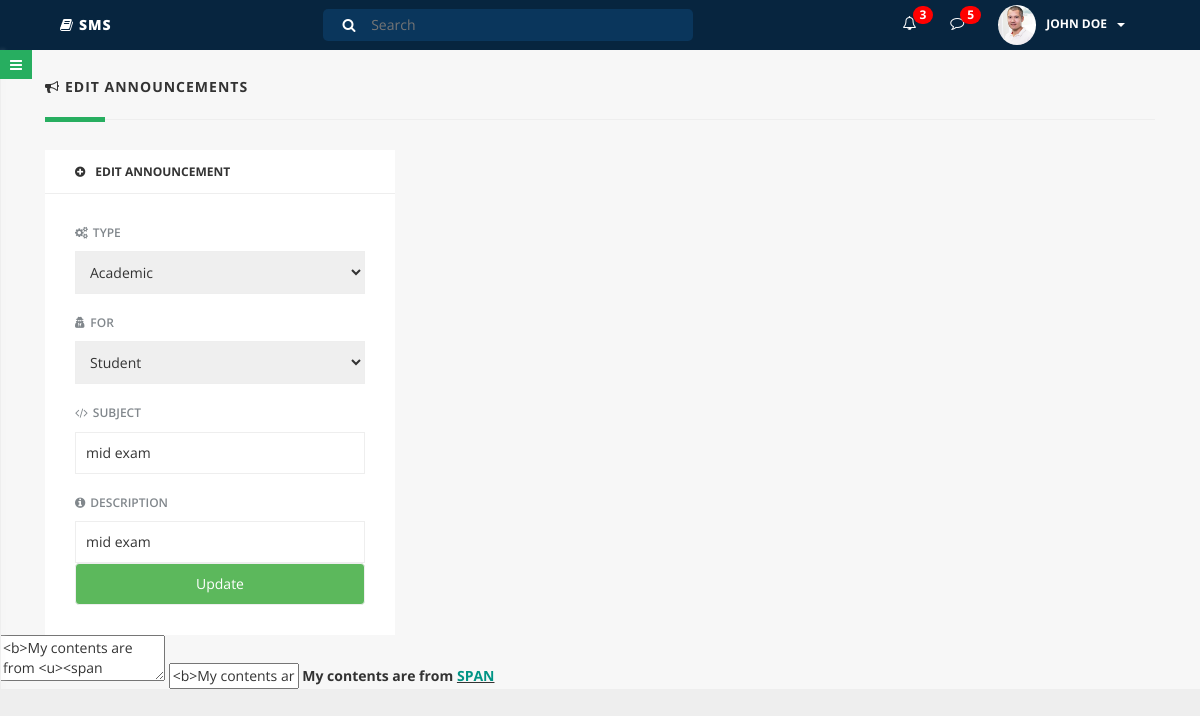
Screenshot of /edit_notice?id=9 with the database file from the repository.
### tables this page shows
CREATE TABLE `notice` (
  `id` int(25) NOT NULL,
  `type` varchar(25) NOT NULL,
  `prapok` varchar(25) NOT NULL,
  `subject` varchar(100) NOT NULL,
  `description` varchar(10000) NOT NULL,
  `date` varchar(25) NOT NULL
);

### edit_notice.php (the view, shortened to what this page needs)
<?php include('header.php'); ?>
<?php include('database.php'); ?>
		<div class="parent-wrapper" id="outer-wrapper">
			<div class="main-content" id="content-wrapper">
				<div class="container-fluid">
					<div class="row">
						<div class="col-lg-12 clear-padding-xs">
							<h5 class="page-title"><i class="fa fa-bullhorn"></i>EDIT ANNOUNCEMENTS</h5>
							<div class="section-divider"></div>
						</div>
					</div>
					<div class="row">
						<div class="col-lg-12 clear-padding-xs">
							<div class="col-sm-4">
								<div class="dash-item first-dash-item">
									<h6 class="item-title"><i class="fa fa-plus-circle"></i>EDIT ANNOUNCEMENT</h6>
									<form method="post">
									<div class="inner-item">
		<?php
			if (isset($_GET['id'])) {
				$id = $_GET['id'];
			$sql = "SELECT * FROM notice where id = '$id'";
			$obj = mysqli_query($connection, $sql);
			foreach ($obj as $key => $value) {
		?>
										<div class="dash-form">
											<label class="clear-top-margin"><i class="fa fa-cogs"></i>TYPE</label>
											<select name="type">
												<option><?php echo $value['type']; ?></option>
											</select>
											<label><i class="fa fa-user-secret"></i>FOR</label>
											<select name="prapok">
												<option><?php echo $value['prapok']; ?></option>
											</select>
											<label><i class="fa fa-code"></i>SUBJECT</label>
											<input type="text" value="<?php echo $value['subject']; ?>" name="subject" placeholder="Subject" />
											<label><i class="fa fa-info-circle"></i>DESCRIPTION</label>
											<input rows="5" name="description" placeholder="Enter Description Here" value="<?php echo $value['description']; ?>" >
											<div>
												<input class="btn btn-success" type="submit" name="submit" value="Update">
											</div>
										</div>
				<?php } } ?>
									</form>
									</div>
								</div>
							</div>
						</div>
					</div>
				</div>
<textarea name="textarea" class="jqte-test"><b>My contents are from <u><span style="color:rgb(0, 148, 133);">TEXTAREA</span></u></b></textarea>
<input name="input" type="text" value="<b>My contents are from <u><span style=&quot;color:rgb(0, 148, 133);&quot;>INPUT</span></u></b>" class="jqte-test">
<span name="span" class="jqte-test"><b>My contents are from <u><span style="color:rgb(0, 148, 133);">SPAN</span></u></b></span>
				<div class="menu-togggle-btn">
					<a href="#menu-toggle" id="menu-toggle"><i class="fa fa-bars"></i></a>
				</div>
				<?php include('footer.php'); ?>

### assets/css/style.css (style rules this page uses)
html, body { font-family: 'Open Sans', sans-serif; height: 100%; text-rendering: optimizeLegibility; -webkit-font-smoothing: antialiased; }
input[type=text] { width: 130px; -webkit-transition: width 0.4s ease-in-out; transition: width 0.4s ease-in-out; }
body { background: #eee !important; }
.row { margin: 0; }
.dash-form input, .dash-form textarea, .dash-form select { width: 100%; border: 1px solid #eee; padding: 10px; }
.dash-form label { display: block; color: #81878C; font-size: 12px; font-weight: 600; margin-top: 20px; margin-bottom: 10px; }
.dash-form label i, .dash-form a i { margin-right: 5px; }
.clear-top-margin { margin-top: 0 !important; }
.dash-item { margin-top: 30px; background: #fff; }
.dash-item .item-title { font-weight: 700; margin: 0; border-bottom: 1px solid #eee; padding: 15px 30px; }
.dash-item .item-title i { margin-right: 10px; }
.dash-item .inner-item { padding: 30px; }
.first-dash-item { margin-top: 0px; }
.parent-wrapper { padding-left: 0; -webkit-transition: all 0.5s ease; -moz-transition: all 0.5s ease; -o-transition: all 0.5s ease; transition: all 0.5s ease; }
.main-content { width: 100%; position: absolute; padding: 30px 0 0; background: #f7f7f7; }
.menu-togggle-btn { position: absolute; top: 5px; z-index: 10000; width: 50px }
.menu-togggle-btn a { color: #fff; padding: 5px 10px; background: #27AE60; }
@media (min-width:768px) { .parent-wrapper { padding-left: 0; position: relative; } }
.section-divider { margin: 25px 15px 30px; border-top: 1px solid #eee; position: relative; }
.section-divider:after { content: ''; position: absolute; width: 60px; background: #27AE60; height: 5px; left: 0px; top: -3px; }
.page-title { font-weight: 700; letter-spacing: 1px; line-height: 1; margin: 0; padding: 0 15px; }
.page-title i { margin-right: 5px; }

### rows the page displays
notice: type "Academic", prapok "Student", subject "mid exam", description "mid exam"
